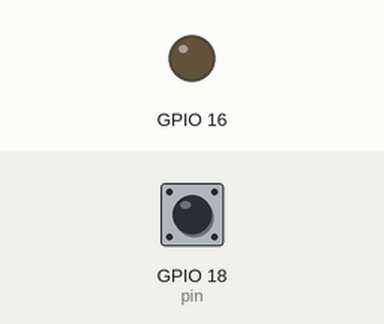
A program run on a simulated Raspberry Pi (BCM pin numbers). Shown: output pins drawn as LEDs (lit = HIGH). The test bench sets the inputs (shaded band); at power-on: GPIO 18 (pin) HIGH. Threads take turns every 2 ms; the clock reads 2024-03-15 10:24:30 at power-on unless the program sets it; what the program prints to the terminal is not drawn.

Above: at 1.2 s.
1.3 s: GPIO 18 (pin) pulled LOW for 1 s
At 1.7 s:
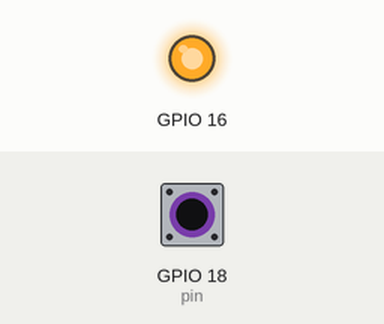
3.9 s: GPIO 18 (pin) pulled LOW for 3.2 s
At 8.5 s:
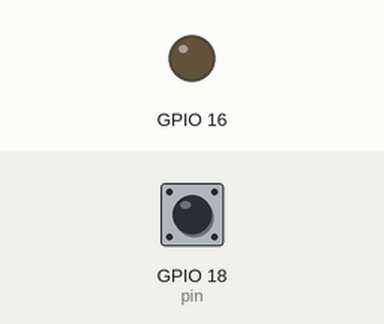
Timing chart, 0 to 10.0 s (numbered marks = the images above; inputs shaded):
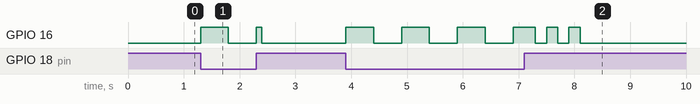

Measured:
- after the input at 1.3 s, GPIO 16: LOW → HIGH at once, → LOW 0.50 s later, → HIGH 0.50 s later, → LOW 0.10 s later
- after the input at 3.9 s, GPIO 16: goes 3 × (HIGH 0.50 s, LOW 0.50 s), HIGH 0.39 s, LOW 0.20 s, HIGH 0.20 s, LOW 0.20 s, HIGH 0.20 s, then LOW, starting at once

The program:

button_handler_pigpio.py
```python
#!/usr/bin/env python3
# -*- coding: utf-8 -*-
"""
WakeUpMap - GPIO按鈕處理模組 (pigpiod版本)
使用 pigpiod 來解決 RPi.GPIO 邊緣檢測問題
"""

import pigpio
import time
import threading
import logging
from typing import Callable, Optional
from config import BUTTON_CONFIG, LED_CONFIG

logger = logging.getLogger(__name__)

class ButtonHandlerPigpio:
    """GPIO按鈕處理器 (使用 pigpiod)"""

    def __init__(self):
        self.button_pin = BUTTON_CONFIG['pin']
        self.led_pin = LED_CONFIG['pin'] if LED_CONFIG['enabled'] else None
        self.bounce_time = BUTTON_CONFIG['bounce_time']
        self.long_press_time = BUTTON_CONFIG['long_press_time']

        # 回調函數
        self.on_short_press: Optional[Callable] = None
        self.on_long_press: Optional[Callable] = None

        # 按鈕狀態
        self.last_press_time = 0
        self.press_start_time = 0
        self.is_pressed = False
        self.long_press_triggered = False

        # LED狀態
        self.led_state = False
        self.led_blink_thread = None
        self.led_stop_event = threading.Event()

        # pigpio 連接
        self.pi = None

        # 初始化pigpio
        self._setup_pigpio()

    def _setup_pigpio(self):
        """初始化pigpio連接和GPIO設定"""
        try:
            # 連接到 pigpiod
            self.pi = pigpio.pi()
            if not self.pi.connected:
                raise Exception("無法連接到 pigpiod，請確保 pigpiod 服務正在運行")

            logger.info("成功連接到 pigpiod")

            # 設定按鈕針腳
            self.pi.set_mode(self.button_pin, pigpio.INPUT)
            if BUTTON_CONFIG['pull_up']:
                self.pi.set_pull_up_down(self.button_pin, pigpio.PUD_UP)
            else:
                self.pi.set_pull_up_down(self.button_pin, pigpio.PUD_DOWN)

            # 設定LED針腳
            if self.led_pin:
                self.pi.set_mode(self.led_pin, pigpio.OUTPUT)
                self.pi.write(self.led_pin, 0)

            # 設定按鈕邊緣檢測
            if BUTTON_CONFIG['pull_up']:
                # 上拉電阻：檢測下降邊緣（按下）和上升邊緣（釋放）
                self.pi.callback(self.button_pin, pigpio.EITHER_EDGE, self._button_edge_callback)
            else:
                # 下拉電阻：檢測上升邊緣（按下）和下降邊緣（釋放）
                self.pi.callback(self.button_pin, pigpio.EITHER_EDGE, self._button_edge_callback)

            logger.info("pigpio GPIO設定完成")

        except Exception as e:
            logger.error(f"pigpio初始化失敗: {e}")
            if self.pi:
                self.pi.stop()
                self.pi = None
            raise

    def _button_edge_callback(self, gpio, level, tick):
        """統一的邊緣檢測回調 - pigpio版本"""
        try:
            if BUTTON_CONFIG['pull_up']:
                # 上拉電阻：LOW = 按下，HIGH = 釋放
                if level == 0:  # 按下
                    self._button_pressed_callback(gpio)
                else:  # 釋放
                    self._button_released_callback(gpio)
            else:
                # 下拉電阻：HIGH = 按下，LOW = 釋放
                if level == 1:  # 按下
                    self._button_pressed_callback(gpio)
                else:  # 釋放
                    self._button_released_callback(gpio)

        except Exception as e:
            logger.error(f"按鈕回調錯誤: {e}")

    def _button_pressed_callback(self, gpio):
        """按鈕按下回調"""
        current_time = time.time()

        # 防止重複觸發
        if current_time - self.last_press_time < (self.bounce_time / 1000):
            return

        self.press_start_time = current_time
        self.is_pressed = True
        self.long_press_triggered = False

        logger.debug("按鈕按下")

        # 開始LED閃爍（如果啟用）
        if self.led_pin and LED_CONFIG.get('blink_on_activity', False):
            self._start_led_blink()

    def _button_released_callback(self, gpio):
        """按鈕釋放回調"""
        if not self.is_pressed:
            return

        current_time = time.time()
        press_duration = current_time - self.press_start_time

        self.is_pressed = False

        # 停止LED閃爍
        self._stop_led_blink()

        logger.debug(f"按鈕釋放，按壓時長: {press_duration:.2f}秒")

        # 檢查最小按壓間隔，防止重複觸發
        min_interval = BUTTON_CONFIG.get('min_press_interval', 1.0)
        if current_time - self.last_press_time < min_interval:
            logger.debug(f"按壓間隔過短 ({current_time - self.last_press_time:.2f}s < {min_interval}s)，忽略此次按壓")
            return

        self.last_press_time = current_time

        # 判斷是短按還是長按
        if press_duration >= self.long_press_time:
            if not self.long_press_triggered:
                self.long_press_triggered = True
                self._trigger_long_press()
        else:
            self._trigger_short_press()

    def _trigger_short_press(self):
        """觸發短按事件"""
        logger.info("檢測到短按")

        # LED快閃一次
        if self.led_pin:
            self._led_flash(times=1, duration=0.1)

        # 執行短按回調
        if self.on_short_press:
            try:
                self.on_short_press()
            except Exception as e:
                logger.error(f"短按回調執行失敗: {e}")

    def _trigger_long_press(self):
        """觸發長按事件"""
        logger.info("檢測到長按")

        # LED快閃三次
        if self.led_pin:
            self._led_flash(times=3, duration=0.2)

        # 執行長按回調
        if self.on_long_press:
            try:
                self.on_long_press()
            except Exception as e:
                logger.error(f"長按回調執行失敗: {e}")

    def _start_led_blink(self):
        """開始LED閃爍"""
        if not self.led_pin or not self.pi:
            return

        self._stop_led_blink()
        self.led_stop_event.clear()

        def blink_loop():
            while not self.led_stop_event.is_set():
                self.pi.write(self.led_pin, 1)
                if self.led_stop_event.wait(0.5):
                    break
                self.pi.write(self.led_pin, 0)
                if self.led_stop_event.wait(0.5):
                    break

        self.led_blink_thread = threading.Thread(target=blink_loop, daemon=True)
        self.led_blink_thread.start()

    def _stop_led_blink(self):
        """停止LED閃爍"""
        if self.led_blink_thread:
            self.led_stop_event.set()
            self.led_blink_thread.join(timeout=1)
            self.led_blink_thread = None

        if self.led_pin and self.pi:
            self.pi.write(self.led_pin, 0)

    def _led_flash(self, times=1, duration=0.1):
        """LED快閃"""
        if not self.led_pin or not self.pi:
            return

        def flash_loop():
            for _ in range(times):
                self.pi.write(self.led_pin, 1)
                time.sleep(duration)
                self.pi.write(self.led_pin, 0)
                time.sleep(duration)

        flash_thread = threading.Thread(target=flash_loop, daemon=True)
        flash_thread.start()

    def set_led(self, state: bool):
        """設定LED狀態"""
        if self.led_pin and self.pi:
            self.pi.write(self.led_pin, 1 if state else 0)
            self.led_state = state

    def register_callbacks(self, short_press_callback: Callable = None, long_press_callback: Callable = None):
        """註冊按鈕事件回調函數"""
        self.on_short_press = short_press_callback
        self.on_long_press = long_press_callback
        logger.info("按鈕事件回調已註冊")

    def cleanup(self):
        """清理資源"""
        try:
            logger.info("清理按鈕處理器...")

            # 停止LED閃爍
            self._stop_led_blink()

            # 關閉pigpio連接
            if self.pi:
                if self.led_pin:
                    self.pi.write(self.led_pin, 0)
                self.pi.stop()
                self.pi = None

            logger.info("按鈕處理器清理完成")

        except Exception as e:
            logger.error(f"清理按鈕處理器時發生錯誤: {e}")

# 為了向後兼容，提供一個別名
ButtonHandler = ButtonHandlerPigpio

if __name__ == "__main__":
    # 測試程式
    import signal
    import sys

    def signal_handler(sig, frame):
        print("\n正在退出...")
        if 'button_handler' in locals():
            button_handler.cleanup()
        sys.exit(0)

    signal.signal(signal.SIGINT, signal_handler)

    # 設定日誌
    logging.basicConfig(level=logging.INFO)

    try:
        print("測試 pigpio 按鈕處理器...")
        button_handler = ButtonHandlerPigpio()

        def on_short_press():
            print("🔵 短按檢測到！")

        def on_long_press():
            print("🔴 長按檢測到！")

        button_handler.register_callbacks(on_short_press, on_long_press)

        print("按鈕測試開始，按 Ctrl+C 結束...")
        print("請試試短按和長按按鈕...")

        while True:
            time.sleep(0.1)

    except Exception as e:
        print(f"錯誤: {e}")
    finally:
        if 'button_handler' in locals():
            button_handler.cleanup() 
```

config.py
```python
#!/usr/bin/env python3
# -*- coding: utf-8 -*-
"""
WakeUpMap - 樹莓派4B DSI螢幕版本配置檔案
"""

# =============================================================================
# 硬體配置
# =============================================================================

# DSI螢幕配置
SCREEN_CONFIG = {
    'width': 800,
    'height': 480,
    'fullscreen': False,  # 暫時關閉全螢幕模式
    'resizable': True,    # 允許調整視窗大小
    'title': 'WakeUpMap 甦醒地圖'
}

# GPIO按鈕配置
BUTTON_CONFIG = {
    'pin': 18,  # GPIO 18 (實體針腳12)
    'pull_up': True,  # 使用內建上拉電阻
    'bounce_time': 500,  # 按鈕防彈跳時間（毫秒）- 增加到 500ms
    'long_press_time': 2.0,  # 長按時間（秒）
    'min_press_interval': 1.0,  # 最小按壓間隔（秒）- 防止快速重複觸發
}

# LED指示燈配置（可選）
LED_CONFIG = {
    'enabled': True,
    'pin': 16,  # GPIO 16 (實體針腳36)
    'blink_on_activity': True
}

# =============================================================================
# 音頻配置
# =============================================================================

# 音頻硬體配置
AUDIO_CONFIG = {
    'enabled': True,
    'output_device': 'default',  # ALSA音頻輸出設備
    'volume': 80,  # 預設音量 (0-100)
    'sample_rate': 44100,  # 採樣率
    'channels': 2,  # 聲道數 (1=單聲道, 2=立體聲)
}

# GF1002 喇叭配置
SPEAKER_CONFIG = {
    'connection': '3.5mm',  # 連接方式：'3.5mm' 或 'gpio'
    'output_pin': 'headphone',  # 樹莓派3.5mm音頻輸出
    'impedance': '8ohm',  # 喇叭阻抗
    'power': '2w',  # 喇叭功率
    'notes': '連接到樹莓派3.5mm音頻插孔或GPIO音頻針腳'
}

# TTS (文字轉語音) 配置
TTS_CONFIG = {
    'engine': 'festival',  # 預設引擎，可通過 setup_openai_tts.py 升級
    'speed': 140,  # 語速稍微放慢（words per minute）
    'voice_id': 'female',  # 女性聲音
    'voice_name': 'kal_diphone',  # Festival 聲音名稱
    'cache_enabled': True,  # 啟用音頻快取
    'cache_dir': '/tmp/wakeupmap_audio_cache',
    # Festival 特定配置
    'festival_voice': 'kal_diphone',  # 修復：移除 voice_ 前綴
    'festival_female_voices': [
        'kal_diphone',     # 預設女性聲音
        'cmu_us_slt_arctic_hts',  # 高質量女性聲音（如果可用）
        'nitech_us_slt_arctic_hts'  # 備用女性聲音
    ],
    # OpenAI TTS 配置
    'openai_api_key': '',  # 需要設定 OpenAI API 金鑰
    'openai_model': 'tts-1-hd',  # 'tts-1' 或 'tts-1-hd' (高品質)
    'openai_voice': 'nova',  # 'alloy', 'echo', 'fable', 'onyx', 'nova', 'shimmer'
    'openai_speed': 1.0,  # 0.25 到 4.0

    # Nova 整合模式
    'nova_integrated_mode': True,  # 使用 Nova 整合播放當地問候+中文故事

    # 音質增強設定
    'audio_quality': 'high',
    'enable_audio_enhancement': False,  # 暫時關閉音質增強以避免格式問題
    'sample_rate_override': 22050,  # 提高採樣率
}

# =============================================================================
# 顯示配置
# =============================================================================

# 字體配置
FONT_CONFIG = {
    'title_size': 48,       # 城市名稱字體大小
    'subtitle_size': 32,    # 國家名稱字體大小
    'greeting_size': 24,    # 早安問候字體大小
    'info_size': 16,        # 資訊文字字體大小
    'font_family': 'Noto Sans CJK TC',  # 支援中文的字體
    'fallback_font': 'DejaVu Sans'      # 備用字體
}

# 顏色配置
COLOR_CONFIG = {
    'background': '#1a1a2e',      # 深藍背景
    'primary_text': '#ffffff',     # 主要文字（白色）
    'secondary_text': '#b8b8b8',   # 次要文字（灰色）
    'accent': '#16213e',          # 強調色
    'success': '#00ff88',         # 成功色（綠色）
    'warning': '#ffa500',         # 警告色（橙色）
    'error': '#ff4757'            # 錯誤色（紅色）
}

# 動畫配置
ANIMATION_CONFIG = {
    'fade_duration': 1000,    # 淡入淡出時間（毫秒）
    'slide_duration': 800,    # 滑動動畫時間（毫秒）
    'pulse_duration': 2000,   # 脈衝動畫時間（毫秒）
}

# =============================================================================
# API配置
# =============================================================================

# API端點
API_ENDPOINTS = {
    'find_city': 'https://subjective-clock.vercel.app/api/find-city-geonames',
    'translate': 'https://subjective-clock.vercel.app/api/translate-location',
    'generate_story': 'https://subjective-clock.vercel.app/api/generatePiStory',  # 使用 Pi 專用的故事生成 API
    'save_record': 'https://subjective-clock.vercel.app/api/save-record'
}

# 使用者設定
USER_CONFIG = {
    'display_name': 'future',
    'identifier': 'future',
    'group_name': 'Pi',
    'device_type': 'raspberry_pi_dsi'
}

# API請求配置
API_CONFIG = {
    'timeout': 15,        # 請求超時時間（秒）
    'max_retries': 3,     # 最大重試次數
    'retry_delay': 2,     # 重試延遲（秒）
}

# =============================================================================
# 系統配置
# =============================================================================

# 日誌配置
LOGGING_CONFIG = {
    'level': 'INFO',
    'format': '%(asctime)s - %(name)s - %(levelname)s - %(message)s',
    'file': '/var/log/wakeupmap-dsi.log',
    'max_bytes': 10 * 1024 * 1024,  # 10MB
    'backup_count': 5
}

# 調試模式
DEBUG_MODE = False

# 自動啟動配置
AUTOSTART_CONFIG = {
    'enabled': True,
    'delay': 10,  # 開機後延遲啟動時間（秒）
}

# 螢幕保護配置
SCREENSAVER_CONFIG = {
    'enabled': False,      # 禁用螢幕保護程式
    'timeout': 1800,      # 30分鐘無操作後進入螢幕保護 (如果啟用)
    'dim_brightness': 20, # 螢幕保護時的亮度百分比
}

# =============================================================================
# 多語言早安問候語
# =============================================================================

MORNING_GREETINGS = {
    'zh-TW': '早安！新的一天開始了！',
    'zh-CN': '早上好！新的一天开始了！',
    'en': 'Good morning! A new day begins!',
    'ja': 'おはようございます！新しい一日が始まります！',
    'ko': '좋은 아침! 새로운 하루가 시작됩니다!',
    'es': '¡Buenos días! ¡Comienza un nuevo día!',
    'fr': 'Bonjour ! Une nouvelle journée commence !',
    'de': 'Guten Morgen! Ein neuer Tag beginnt!',
    'it': 'Buongiorno! Inizia una nuova giornata!',
    'pt': 'Bom dia! Um novo dia começa!',
    'ru': 'Доброе утро! Начинается новый день!',
    'ar': 'صباح الخير! يوم جديد يبدأ!',
    'th': 'สวัสดีตอนเช้า! วันใหม่เริ่มต้นแล้ว!',
    'vi': 'Chào buổi sáng! Một ngày mới bắt đầu!',
    'hi': 'सुप्रभात! एक नया दिन शुरू होता है!',
    'default': 'Good morning! A new day begins!'
}

# TTS語音語言代碼對應
TTS_LANGUAGE_MAP = {
    'zh-TW': 'zh',     # 中文（繁體）
    'zh-CN': 'zh',     # 中文（簡體）
    'en': 'en',        # 英語
    'ja': 'ja',        # 日語
    'ko': 'ko',        # 韓語
    'es': 'es',        # 西班牙語
    'fr': 'fr',        # 法語
    'de': 'de',        # 德語
    'it': 'it',        # 義大利語
    'pt': 'pt',        # 葡萄牙語
    'ru': 'ru',        # 俄語
    'ar': 'ar',        # 阿拉伯語
    'th': 'th',        # 泰語
    'vi': 'vi',        # 越南語
    'hi': 'hi',        # 印地語
    'af': 'af',        # 南非語
    'sw': 'sw',        # 斯瓦希里語
    'yo': 'yo',        # 約魯巴語
    'ig': 'ig',        # 伊格博語
    'default': 'en'    # 預設英語
}

# 音頻文件管理
AUDIO_FILES = {
    'greeting_format': 'greeting_{language}_{timestamp}.wav',  # 問候語音頻文件格式
    'max_cache_size': 50,  # 最大快取文件數量
    'cache_timeout': 86400,  # 快取過期時間（秒，24小時）
}

# =============================================================================
# 錯誤訊息
# =============================================================================

ERROR_MESSAGES = {
    'network_error': '網路連線錯誤，請檢查網路設定',
    'api_error': 'API服務暫時無法使用',
    'location_error': '無法獲取位置資訊',
    'display_error': '顯示器初始化失敗',
    'button_error': '按鈕初始化失敗',
    'unknown_error': '發生未知錯誤'
} 
```
